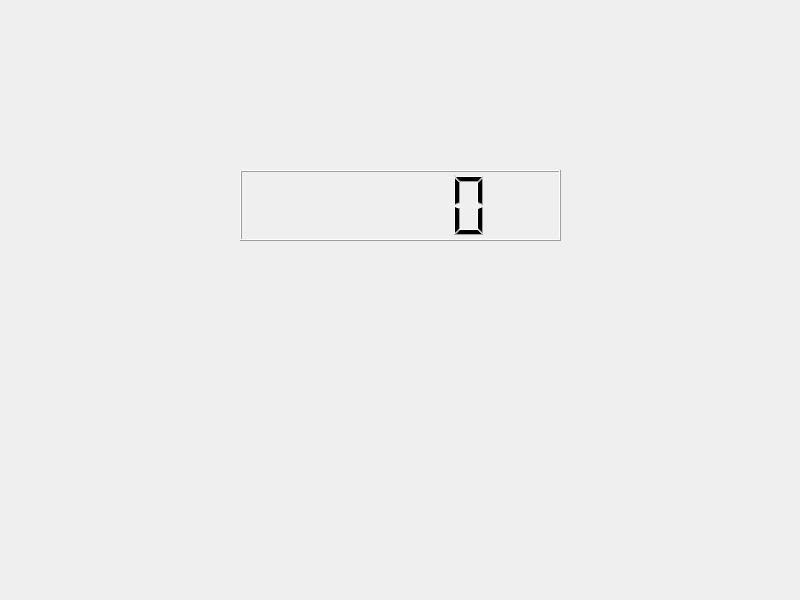
<?xml version="1.0" encoding="UTF-8"?>
<ui version="4.0">
 <class>Widget</class>
 <widget class="QWidget" name="Widget">
  <property name="geometry">
   <rect>
    <x>0</x>
    <y>0</y>
    <width>800</width>
    <height>600</height>
   </rect>
  </property>
  <property name="windowTitle">
   <string>Widget</string>
  </property>
  <widget class="QLCDNumber" name="lcdNumber">
   <property name="geometry">
    <rect>
     <x>240</x>
     <y>170</y>
     <width>321</width>
     <height>71</height>
    </rect>
   </property>
  </widget>
 </widget>
 <resources/>
 <connections/>
</ui>
